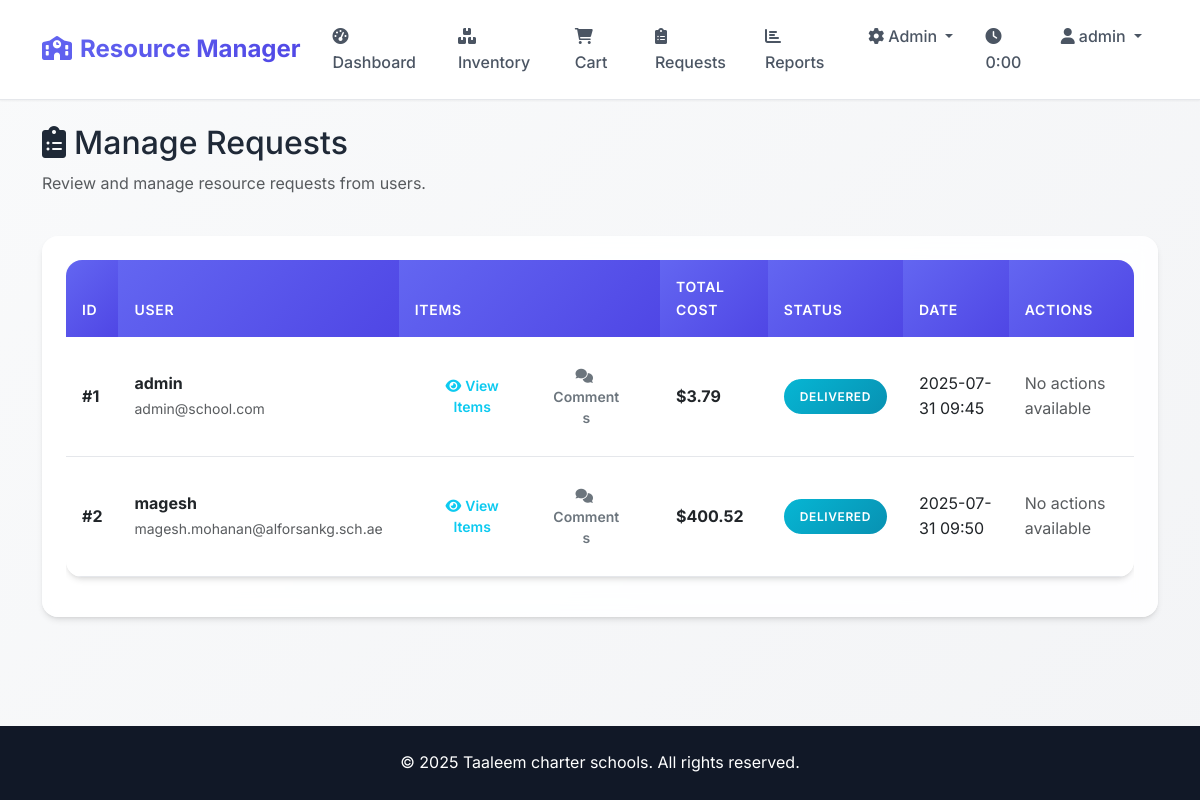
/admin/requests (signed in), run on an earlier commit of the app's database.
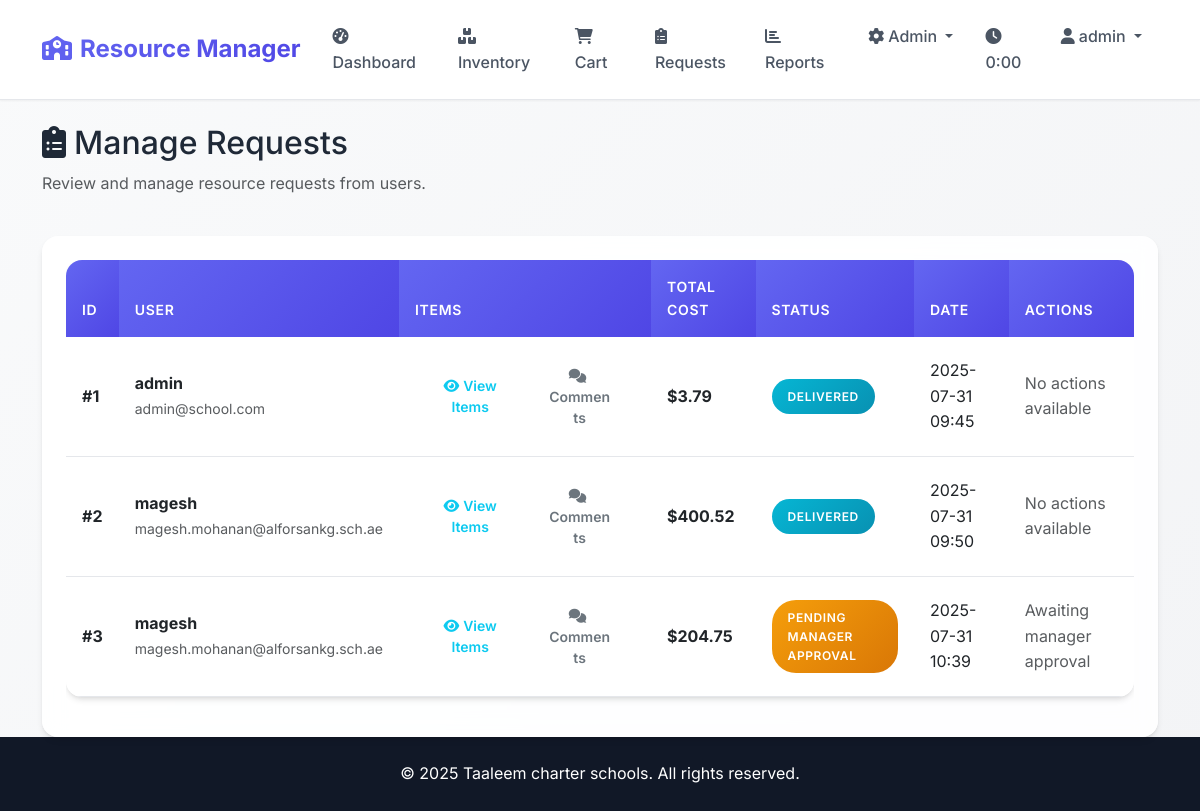
And on a later commit of the database.
### app.py (models this page shows, shortened)
    class Request(db.Model):
        id = db.Column(db.Integer, primary_key=True)
        user_id = db.Column(db.Integer, db.ForeignKey('user.id'), nullable=False, index=True)
        status = db.Column(db.String(20), default='pending', index=True)
        total_cost = db.Column(db.Float, default=0.0, index=True)
        created_at = db.Column(db.DateTime, default=datetime.utcnow, index=True)
        updated_at = db.Column(db.DateTime, default=datetime.utcnow, onupdate=datetime.utcnow, index=True)
        user = db.relationship('User', backref='requests')
        items = db.relationship('RequestItem', backref='request', lazy=True)

    class User(UserMixin, db.Model):
        id = db.Column(db.Integer, primary_key=True)
        username = db.Column(db.String(80), unique=True, nullable=False, index=True)
        email = db.Column(db.String(120), unique=True, nullable=False, index=True)
        password_hash = db.Column(db.String(255), nullable=False)
        role = db.Column(db.String(20), nullable=False, default='user', index=True)
        school = db.Column(db.String(100), nullable=True, index=True)
        created_at = db.Column(db.DateTime, default=datetime.utcnow, index=True)
        is_active = db.Column(db.Boolean, default=True, index=True)

### app.py (the view)
    @app.route('/admin/requests')
    @login_required
    def admin_requests():
        if current_user.role not in ['admin', 'super_admin']:
            return redirect(url_for('dashboard'))
        requests = Request.query.all()
        return render_template('admin_requests.html', requests=requests)

### templates/admin_requests.html (shortened to what the changed rows need)
{% extends "base.html" %}
{% block content %}
<div class="row mb-4">
    <div class="col">
        <h2><i class="fas fa-clipboard-list me-2"></i>Manage Requests</h2>
    </div>
</div>
{% if requests %}
    <div class="card">
        <div class="card-body">
            <div class="table-responsive">
                <table class="table table-hover">
                    <thead>
                        <tr>
                            <th>ID</th>
                            <th>User</th>
                            <th>Items</th>
                            <th>Total Cost</th>
                            <th>Status</th>
                            <th>Date</th>
                            <th>Actions</th>
                        </tr>
                    </thead>
                    <tbody>
                        {% for request in requests %}
                        <tr>
                            <td><strong>#{{ request.id }}</strong></td>
                            <td>
                                <div>
                                    <strong>{{ request.user.username }}</strong><br>
                                    <small class="text-muted">{{ request.user.email }}</small>
                                </div>
                            </td>
                            <td>
                                <div class="btn-group" role="group">
                                    <button class="btn btn-sm btn-outline-info" onclick="viewRequestItems({{ request.id }})">
                                        <i class="fas fa-eye me-1"></i>View Items
                                    </button>
                                    <a href="{{ url_for('view_request_comments', request_id=request.id) }}"
                                       class="btn btn-sm btn-outline-secondary">
                                        <i class="fas fa-comments me-1"></i>Comments
                                    </a>
                                </div>
                            </td>
                            <td><strong>${{ "%.2f"|format(request.total_cost) }}</strong></td>
                            <td>
                                <span class="status-badge status-{{ request.status }}">
                                    {% if request.status == 'pending_manager_approval' %}
                                        Pending Manager Approval
                                    {% else %}
                                        {{ request.status.title() }}
                                    {% endif %}
                                </span>
                            </td>
                            <td>{{ request.created_at.strftime('%Y-%m-%d %H:%M') }}</td>
                            <td>
                                {% if request.status == 'pending' %}
                                    <div class="btn-group" role="group">
                                        <button class="btn btn-sm btn-success" onclick="updateRequestStatus({{ request.id }}, 'approve')">
                                            <i class="fas fa-check me-1"></i>Approve
                                        </button>
                                        <button class="btn btn-sm btn-warning" onclick="sendToManager({{ request.id }})">
                                            <i class="fas fa-user-tie me-1"></i>Send to Manager
                                        </button>
                                        <button class="btn btn-sm btn-danger" onclick="updateRequestStatus({{ request.id }}, 'reject')">
                                            <i class="fas fa-times me-1"></i>Reject
                                        </button>
                                    </div>
                                {% elif request.status == 'pending_manager_approval' %}
                                    <span class="text-muted">Awaiting manager approval</span>
                                {% elif request.status == 'approved' %}
                                    <button class="btn btn-sm btn-primary" onclick="updateRequestStatus({{ request.id }}, 'deliver')">
                                        <i class="fas fa-truck me-1"></i>Mark Delivered
                                    </button>
                                {% else %}
                                    <span class="text-muted">No actions available</span>
                                {% endif %}
                            </td>
                        </tr>
                        {% endfor %}
                    </tbody>
                </table>
            </div>
        </div>
    </div>
{% else %}
    <div class="text-center py-5">
        <i class="fas fa-clipboard-list fa-4x text-muted mb-4"></i>
        <h4 class="text-muted">No requests found</h4>
        <p class="text-muted">There are currently no resource requests to manage.</p>
    </div>
{% endif %}
{% endblock %}

What changed in the data, as far as the page shows it:
added Request: id "3", user.username "magesh", user.email "magesh.mohanan@alforsankg.sch.ae", total_cost "204.75", shows "PENDING MANAGER APPROVAL", created_at "2025-07-31 10:39", shows "Awaiting manager approval"
